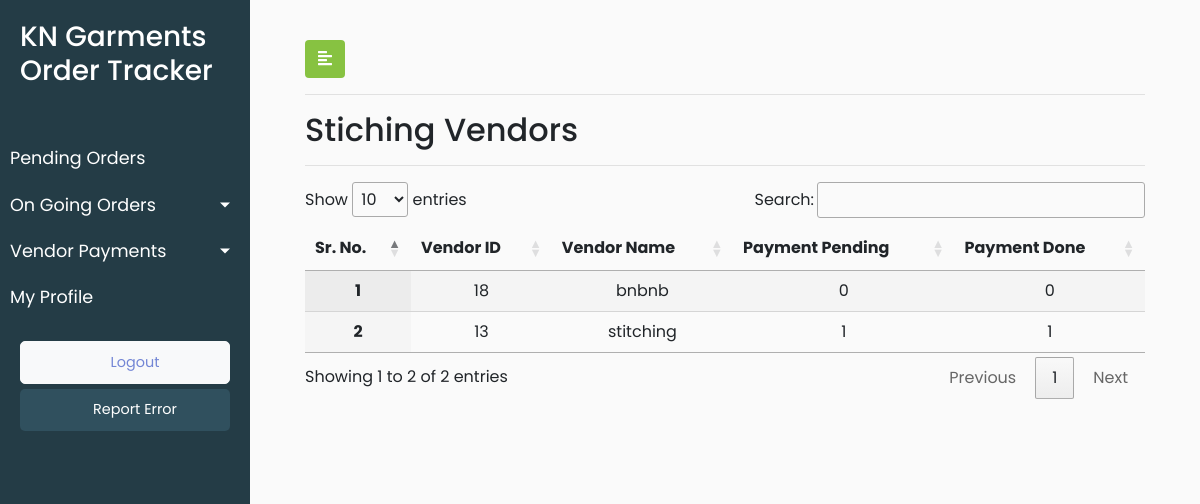
/stiching_order_vendor_payment/ (signed in), run on an earlier commit of the app's database.
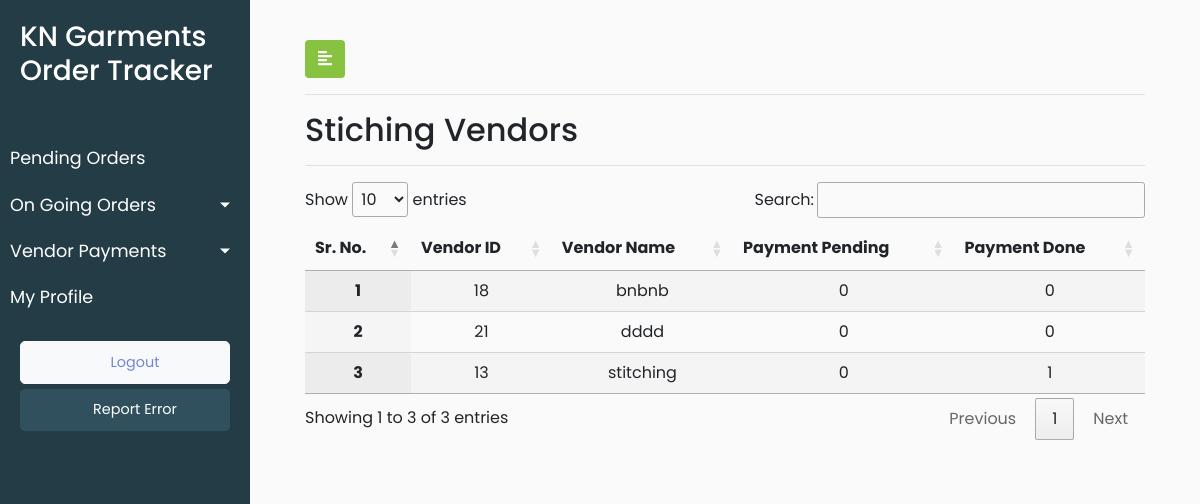
And on a later commit of the database.
### KNGarment_Order_TrackPro_App/models.py (models this page shows)
class CustomUser(AbstractUser):
    SUPER_ADMIN = 108
    ADMIN = 100
    FABRIC_VENDOR = 1
    STITCHING_VENDOR = 2
    WASHING_VENDOR = 3
    FINISHING_VENDOR = 4
    ROLE_CHOICES = (
      (ADMIN,'admin'),
      (SUPER_ADMIN,'super_admin'),
      (FABRIC_VENDOR,'fabric_vendor'),
      (STITCHING_VENDOR,'stitching_vendor'),
      (WASHING_VENDOR,'washing_vendor'),
      (FINISHING_VENDOR,'finishing_vendor')
    )
    user_role = models.PositiveSmallIntegerField(choices=ROLE_CHOICES,default=ADMIN,blank=True)

### KNGarment_Order_TrackPro_App/views.py (the view)
# urls.py: path('stiching_order_vendor_payment/',views.stiching_order_vendor_payment,name='stiching_order_vendor_payment'),
def stiching_order_vendor_payment(request):
    stiching_list=functions.filtering_vendors(2)
    user_role = request.user.user_role
    data = {'stiching_list':stiching_list,'user_role':user_role}
    return render(request,'KNGarment_Order_TrackPro_App/stiching_order_vendor_payment.html',data)

### KNGarment_Order_TrackPro_App/functions.py (called while the page is built)
def filtering_vendors(vendor_type_parameter):
    vendor_payment_status = [1,2]
    x = list(set(list(CustomUser.objects.filter(user_role=vendor_type_parameter).values_list('pk','username'))))
    vendor_status_list = [vendor_payment_count(a,vendor_payment_status_one) for a in x for vendor_payment_status_one in vendor_payment_status ]
    final = [vendor_status_list[i * 2:(i + 1) * 2] for i in range((len(vendor_status_list) + 2 - 1) // 2 )]
    vendor_dict = dict(zip(x,final))
    return vendor_dict

def vendor_payment_count(a,vendor_payment_status_one):
    if vendor_payment_status_one == 1:
        count = Process.objects.filter(process_customuser_id=CustomUser.objects.get(pk=int(a[0])),process_payment_status=1).all().count()
        return count
    elif vendor_payment_status_one == 2:
        count = Process.objects.filter(process_customuser_id=CustomUser.objects.get(pk=int(a[0])),process_payment_status=2).all().count()
        return count

### KNGarment_Order_TrackPro_App/templates/KNGarment_Order_TrackPro_App/stiching_order_vendor_payment.html (shortened to what this page needs)
{% extends 'KNGarment_Order_TrackPro_App/base.html' %}
{% load static %}
{% block stylesheets %}
<link rel="stylesheet" href="//cdn.datatables.net/1.10.19/css/jquery.dataTables.min.css">
{% endblock stylesheets %}
{% block content %}
        <div id="content">
            <div class="container-fluid">
                <button type="button" id="sidebarCollapse" class="btn" style="background-color: #87c241;color: white">
                    <i class="fas fa-align-left"></i>
                </button>
                <hr>
                <h2>Stiching Vendors</h2>
                <hr>
                 <div>
                       <table id="test_table" class="display" style="width:100%; text-align: center">
                            <thead>
                                <tr>
                                    <th>Sr. No.</th>
                                    <th>Vendor ID</th>
                                    <th>Vendor Name</th>
                                    <th>Payment Pending</th>
                                     <th>Payment Done</th>
                                </tr>
                            </thead>
                               <tbody>
                                {% for key,value in stiching_list.items %}
                                <tr>
                       <th class="text-center" scope="row">{{ forloop.counter }}</th>
                        <td class="text-center">{{ key.0 }}</td>
                        <td class="text-center">{{ key.1 }}</td>
                         <td class="text-center"><a href="{% url 'KNGarment_Order_TrackPro_App:stiching_order_vendor_payment_details'  vendor_id=key.0 payment_status=2 %}"> {{value.1}}</a></td>
                       <td class="text-center"><a href="{% url 'KNGarment_Order_TrackPro_App:stiching_order_vendor_payment_details'  vendor_id=key.0 payment_status=1 %}">{{value.0}}</a></td>
                            </tr>
                           {% endfor %}
                            </tbody>
                             </table>
                </div>
            </div>
        </div>
{% endblock content %}

What changed in the data, as far as the page shows it:
added CustomUser: id "21", username "dddd", value "0"
computed for CustomUser "stitching": value "1" → "0"
Also different on the page:
text written by a page script: "Show entries Search: Showing 1 to 2 of 2 entries Previous 1 Next" → "Show entries Search: Showing 1 to 3 of 3 entries Previous 1 Next"
